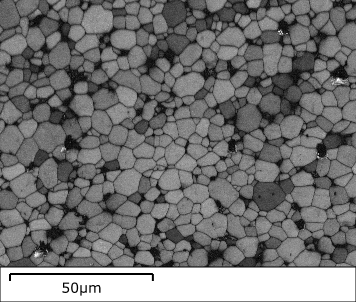
#> input picture 项目 1 烧结 区 9 分布图数据 111-BC + GB.tif, 356 x 302 px, given as the content of the folder images, which was not available
$ python analyze_grains.py
#> lines starting #> are read from the running program, lines starting #| are printed output that depends on the picture; after the words box and inside, x2 and y2 are one past the last pixel; in counts of white or black regions, pixels touching at a corner belong together; pictures that were not available may be replaced by others from this repository, and a replacement may not be noted
import os
import cv2
import numpy as np
import json
import argparse
from tqdm import tqdm
from skimage import measure, morphology

def main():
    parser = argparse.ArgumentParser(description='烧结 NdFeB 磁体晶粒分析')
    parser.add_argument('--input_dir', default='images', help='输入图像目录')
    parser.add_argument('--output_dir', default='results', help='输出目录')
    parser.add_argument('--pixel_size', type=float, default=0.1,
                        help='像素尺寸(μm/像素)，默认0.1')
    parser.add_argument('--min_grain_size', type=int, default=50,
                        help='最小晶粒尺寸(像素)，默认50')
    args = parser.parse_args()

    os.makedirs(args.output_dir, exist_ok=True)
    all_results = {}

    # 获取所有图像文件
    image_files = [f for f in os.listdir(args.input_dir)
                 if f.lower().endswith(('.png', '.jpg', '.jpeg', '.tif', '.tiff'))]

    print(f"开始处理 {len(image_files)} 张SEM图像...")

    for img_file in tqdm(image_files):
        img_path = os.path.join(args.input_dir, img_file)
        try:
            # 图像处理流程
            img = cv2.imread(img_path, cv2.IMREAD_GRAYSCALE)
#> img is the input picture: shape (302, 356); min 0, max 255, mean 116.5
            if img is None:
                raise ValueError("无法读取图像")

            # 图像预处理
            img = cv2.medianBlur(img, 5)
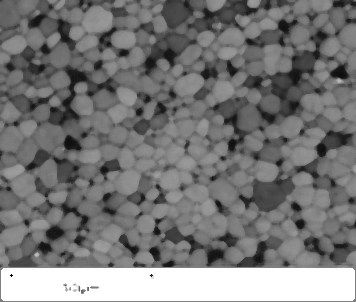
#> img: shape (302, 356); min 0, max 255, mean 120
            img = cv2.equalizeHist(img)
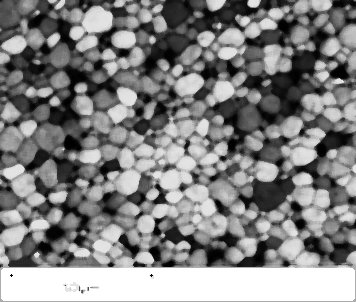
#> img: shape (302, 356); min 0, max 255, mean 130.4

            # 阈值分割
            _, binary = cv2.threshold(img, 0, 255, cv2.THRESH_BINARY + cv2.THRESH_OTSU)
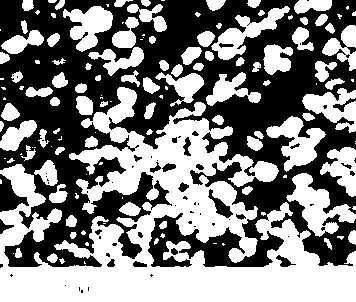
#> binary: shape (302, 356); 50.4% white; 66 black regions (43 under 20 px), largest, box (x1, y1, x2, y2) and area: (0, 0, 356, 267) 51308, (0, 174, 29, 212) 555, (208, 189, 233, 218) 247

            # 形态学操作
            kernel = np.ones((3,3), np.uint8)
            morph = cv2.morphologyEx(binary, cv2.MORPH_OPEN, kernel, iterations=2)
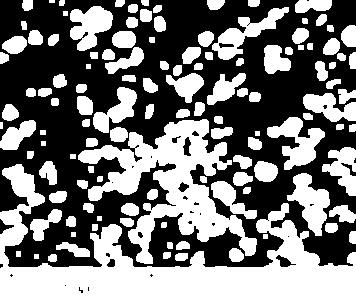
#> morph: shape (302, 356); 47% white; 123 white regions (1 under 20 px), largest, box (x1, y1, x2, y2) and area: (0, 164, 356, 302) 17547, (78, 119, 257, 264) 9219, (267, 117, 325, 170) 1420

            # 连通域分析
            num_labels, labels, stats, centroids = cv2.connectedComponentsWithStats(
                morph, connectivity=8
            )
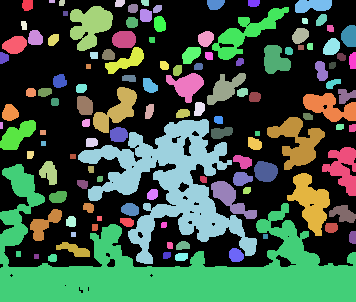
#> labels: shape (302, 356) int32; 124 distinct labels, from 0 to 123; one colour per label, 0 black
#> num_labels = 124; stats = 124 rows, first 6: [0, 0, 356, 293, 56962], [22, 0, 11, 11, 107], [49, 0, 6, 3, 18], [59, 0, 6, 6, 33], [115, 0, 10, 7, 62], [141, 0, 8, 6, 43]; centroids = 124 pairs, first value 1 to 352.3, second value 1 to 268.9

            # 分析晶粒
            grain_data = []
            for i in range(1, num_labels):  # 跳过背景
                area = stats[i, cv2.CC_STAT_AREA]
                if area < args.min_grain_size:
                    continue

                actual_area = area * (args.pixel_size ** 2)
                grain_data.append({
                    "grain_id": i,
                    "pixel_area": area,
                    "actual_area_um2": actual_area,
                    "centroid_x": centroids[i][0],
                    "centroid_y": centroids[i][1]
                })
#> this loop made 123 passes
#> area on passes 3, 5, 14, 18, 19, 20, 28, 30, 32, 46, 47: 33, 43, 25, 34, 48, 45, 35, 40, 30, 44, 25
#> after the loop, grain_data = 94 items

            # 保存结果
            base_name = os.path.splitext(img_file)[0]
            output_path = os.path.join(args.output_dir, f"{base_name}_results.json")
            with open(output_path, 'w') as f:
                json.dump(grain_data, f, indent=2)

            # 可视化结果
            output_img = cv2.cvtColor(img, cv2.COLOR_GRAY2BGR)
            for grain in grain_data:
                x, y = int(grain['centroid_x']), int(grain['centroid_y'])
                cv2.circle(output_img, (x, y), 5, (0, 0, 255), -1)
                cv2.putText(output_img, f"{grain['actual_area_um2']:.2f}", (x+10, y),
                            cv2.FONT_HERSHEY_SIMPLEX, 0.4, (0, 0, 255), 1)

            cv2.imwrite(os.path.join(args.output_dir, f"{base_name}_visualized.jpg"), output_img)

            # 收集统计信息
            areas = [g['actual_area_um2'] for g in grain_data]
            all_results[img_file] = {
                "grain_count": len(areas),
                "mean_area": np.mean(areas) if areas else 0,
                "median_area": np.median(areas) if areas else 0,
                "min_area": np.min(areas) if areas else 0,
                "max_area": np.max(areas) if areas else 0
            }

        except Exception as e:
            print(f"处理图像 {img_file} 时出错: {str(e)}")
            all_results[img_file] = {"error": str(e)}

    # 保存汇总结果
    with open(os.path.join(args.output_dir, 'analysis_summary.json'), 'w') as f:
        json.dump(all_results, f, indent=2)

    print("分析完成!")

if __name__ == "__main__":
    main()
